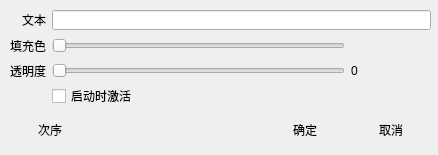
<?xml version="1.0" encoding="UTF-8"?>
<ui version="4.0">
 <class>KismetGroupEditWindow</class>
 <widget class="QWidget" name="KismetGroupEditWindow">
  <property name="geometry">
   <rect>
    <x>0</x>
    <y>0</y>
    <width>438</width>
    <height>155</height>
   </rect>
  </property>
  <property name="windowTitle">
   <string>事件组属性</string>
  </property>
  <property name="windowIcon">
   <iconset resource="orion2.qrc">
    <normaloff>:/images/unique32.png</normaloff>:/images/unique32.png</iconset>
  </property>
  <widget class="QWidget" name="gridLayoutWidget">
   <property name="geometry">
    <rect>
     <x>10</x>
     <y>10</y>
     <width>421</width>
     <height>95</height>
    </rect>
   </property>
   <layout class="QGridLayout" name="gridLayout">
    <item row="2" column="0">
     <widget class="QLabel" name="label_5">
      <property name="text">
       <string>透明度</string>
      </property>
     </widget>
    </item>
    <item row="2" column="1">
     <widget class="QSlider" name="alphahorizontalSlider">
      <property name="maximum">
       <number>255</number>
      </property>
      <property name="orientation">
       <enum>Qt::Horizontal</enum>
      </property>
     </widget>
    </item>
    <item row="2" column="2">
     <widget class="QLabel" name="alphalabel">
      <property name="text">
       <string>0</string>
      </property>
     </widget>
    </item>
    <item row="0" column="0">
     <widget class="QLabel" name="label">
      <property name="text">
       <string>文本</string>
      </property>
      <property name="alignment">
       <set>Qt::AlignRight|Qt::AlignTrailing|Qt::AlignVCenter</set>
      </property>
     </widget>
    </item>
    <item row="1" column="1">
     <widget class="QSlider" name="colorhorizontalSlider">
      <property name="maximum">
       <number>359</number>
      </property>
      <property name="orientation">
       <enum>Qt::Horizontal</enum>
      </property>
      <property name="invertedAppearance">
       <bool>false</bool>
      </property>
      <property name="tickPosition">
       <enum>QSlider::NoTicks</enum>
      </property>
     </widget>
    </item>
    <item row="0" column="1" colspan="2">
     <widget class="QLineEdit" name="renamelineEdit"/>
    </item>
    <item row="1" column="0">
     <widget class="QLabel" name="label_3">
      <property name="text">
       <string>填充色</string>
      </property>
     </widget>
    </item>
    <item row="1" column="2">
     <widget class="PictureWidget" name="previewwidget" native="true">
      <property name="minimumSize">
       <size>
        <width>80</width>
        <height>20</height>
       </size>
      </property>
     </widget>
    </item>
    <item row="3" column="1">
     <widget class="QCheckBox" name="activecheckBox">
      <property name="text">
       <string>启动时激活</string>
      </property>
     </widget>
    </item>
   </layout>
  </widget>
  <widget class="QWidget" name="horizontalLayoutWidget_3">
   <property name="geometry">
    <rect>
     <x>10</x>
     <y>110</y>
     <width>421</width>
     <height>41</height>
    </rect>
   </property>
   <layout class="QHBoxLayout" name="horizontalLayout_3">
    <item>
     <widget class="QPushButton" name="sortpushButton">
      <property name="text">
       <string>次序</string>
      </property>
      <property name="icon">
       <iconset resource="orion2.qrc">
        <normaloff>:/images/script.png</normaloff>:/images/script.png</iconset>
      </property>
      <property name="iconSize">
       <size>
        <width>24</width>
        <height>24</height>
       </size>
      </property>
      <property name="flat">
       <bool>true</bool>
      </property>
     </widget>
    </item>
    <item>
     <spacer name="horizontalSpacer_2">
      <property name="orientation">
       <enum>Qt::Horizontal</enum>
      </property>
      <property name="sizeHint" stdset="0">
       <size>
        <width>40</width>
        <height>20</height>
       </size>
      </property>
     </spacer>
    </item>
    <item>
     <widget class="QPushButton" name="okpushButton">
      <property name="text">
       <string>确定</string>
      </property>
      <property name="icon">
       <iconset resource="orion2.qrc">
        <normaloff>:/images/ok.png</normaloff>:/images/ok.png</iconset>
      </property>
      <property name="iconSize">
       <size>
        <width>24</width>
        <height>24</height>
       </size>
      </property>
      <property name="flat">
       <bool>true</bool>
      </property>
     </widget>
    </item>
    <item>
     <widget class="QPushButton" name="cancelpushButton">
      <property name="text">
       <string>取消</string>
      </property>
      <property name="icon">
       <iconset resource="orion2.qrc">
        <normaloff>:/images/cancel.png</normaloff>:/images/cancel.png</iconset>
      </property>
      <property name="iconSize">
       <size>
        <width>24</width>
        <height>24</height>
       </size>
      </property>
      <property name="flat">
       <bool>true</bool>
      </property>
     </widget>
    </item>
   </layout>
  </widget>
 </widget>
 <customwidgets>
  <customwidget>
   <class>PictureWidget</class>
   <extends>QWidget</extends>
   <header>picturewidget.h</header>
   <container>1</container>
  </customwidget>
 </customwidgets>
 <resources>
  <include location="orion2.qrc"/>
 </resources>
 <connections/>
</ui>
